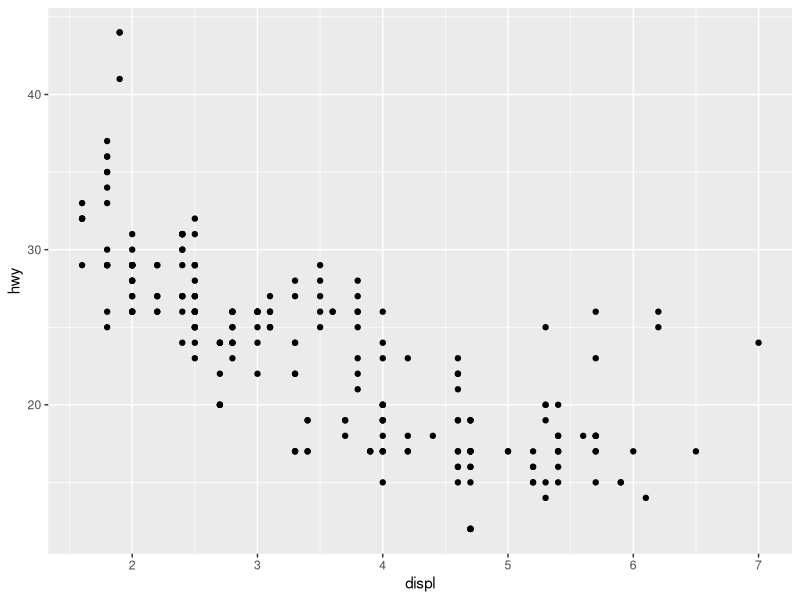
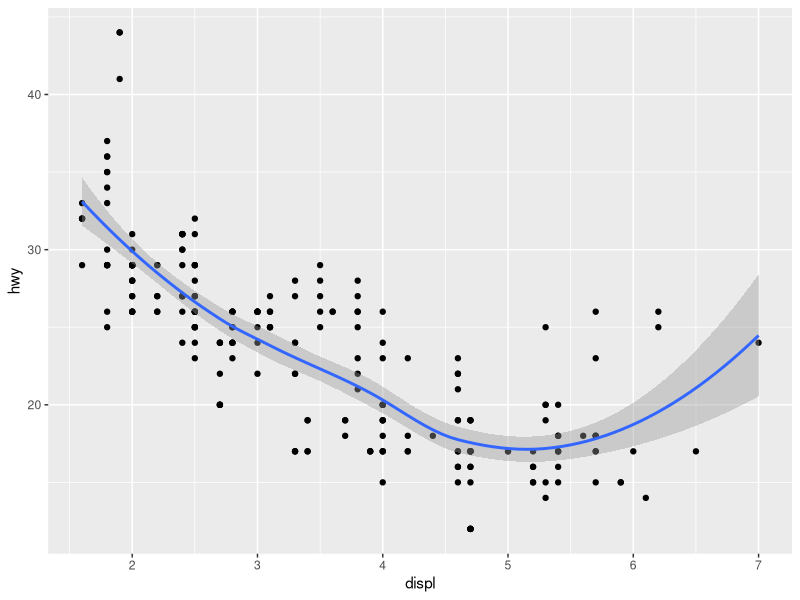
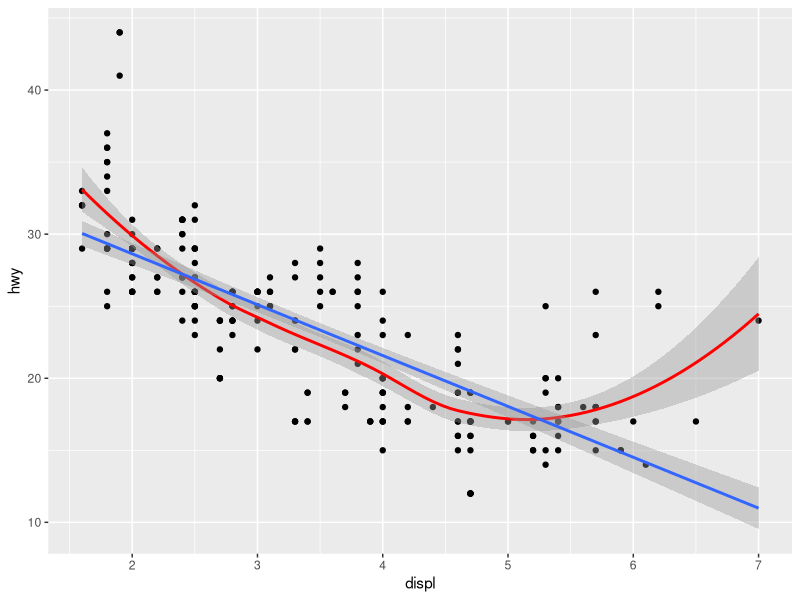
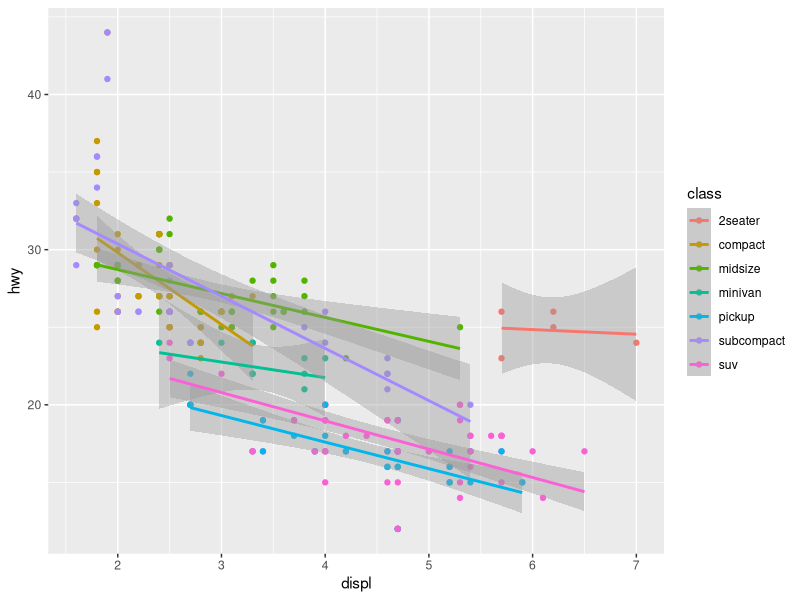
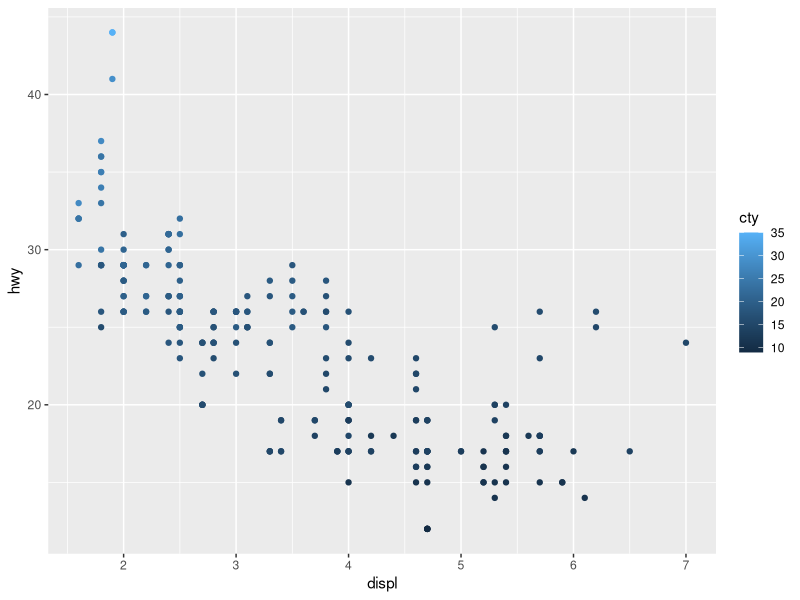
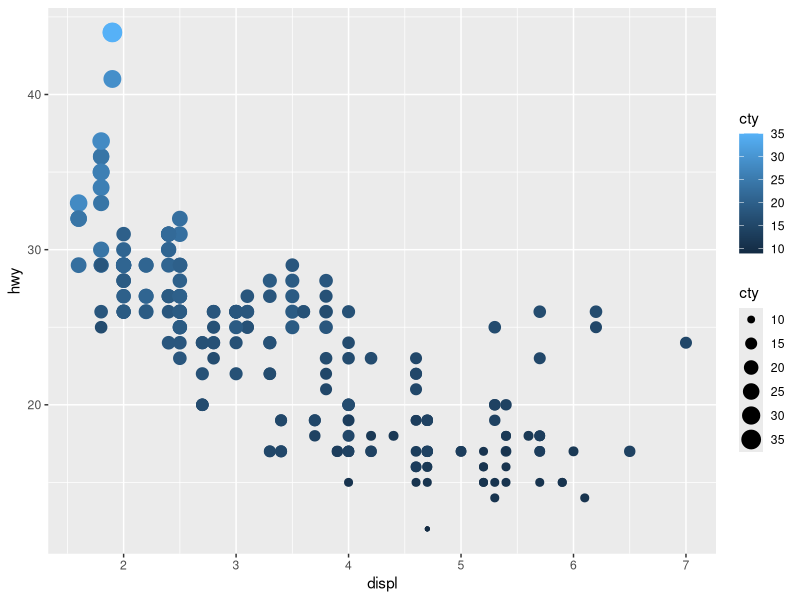

The R source for these figures, in order: (Note: this script raises an error after producing the figures.)
# Introductory Script
# Initial: January 7, 2019
# Revision: January 7, 2019
# Ray Nelson
# Homework Revisions made by Devin Adams, January 10, 2019

# Libraries
library(tidyverse)

# mpg data set
data(mpg)
?mpg
glimpse(mpg)

# Simple scatterplot of mileage on displacement

ggplot(data = mpg, mapping = aes(x = displ, y = hwy)) +
  geom_point()

# Add a loess line
ggplot(data = mpg, mapping = aes(x = displ, y = hwy)) +
  geom_point() +
  geom_smooth()

# Add a linear regression line
ggplot(data = mpg, mapping = aes(x = displ, y = hwy)) +
  geom_point() +
  geom_smooth(color = "red") +
  geom_smooth(method = "lm")

# Looking at the data by class of car
ggplot(data = mpg, mapping = aes(x = displ, y = hwy, color = class)) +
  geom_point() +
  geom_smooth(method = "lm")

#Map a continuous variable to color
ggplot(data = mpg, mapping = aes(x = displ, y = hwy, color = cty)) + 
  geom_point()

#Map a continuous variable to size
ggplot(data = mpg, mapping = aes(x = displ, y = hwy, size= cty, color = cty)) + 
  geom_point()

#Map a continuous variable to shape
ggplot(data = mpg, mapping = aes(x = displ, y = hwy, shape = displ)) + 
  geom_point()

